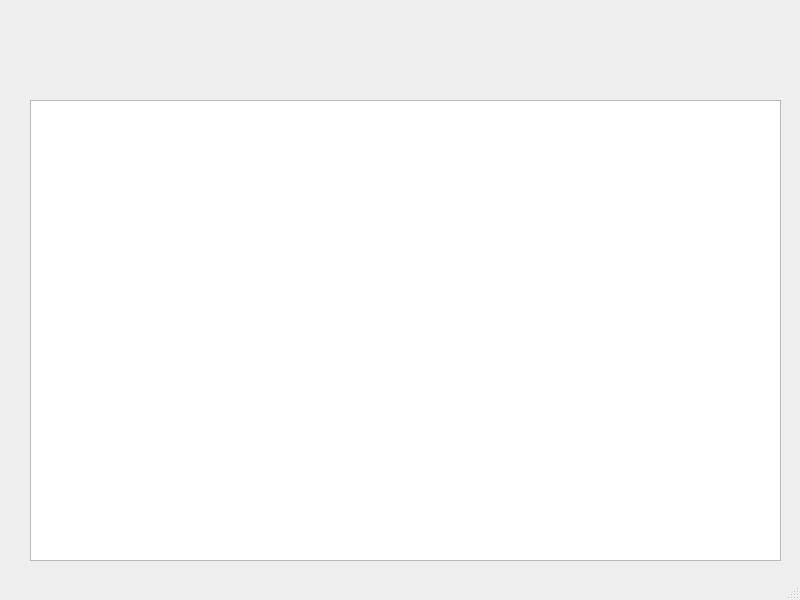
<?xml version="1.0" encoding="UTF-8"?>
<ui version="4.0">
 <class>MainWindow</class>
 <widget class="QMainWindow" name="MainWindow">
  <property name="geometry">
   <rect>
    <x>0</x>
    <y>0</y>
    <width>800</width>
    <height>600</height>
   </rect>
  </property>
  <property name="windowTitle">
   <string>MainWindow</string>
  </property>
  <widget class="QWidget" name="centralwidget">
   <widget class="QStackedWidget" name="stackedWidget">
    <property name="geometry">
     <rect>
      <x>30</x>
      <y>60</y>
      <width>751</width>
      <height>501</height>
     </rect>
    </property>
    <widget class="QWidget" name="selected_parts_page">
     <widget class="QTableView" name="selected_parts_tableview">
      <property name="geometry">
       <rect>
        <x>0</x>
        <y>40</y>
        <width>751</width>
        <height>461</height>
       </rect>
      </property>
      <property name="selectionMode">
       <enum>QAbstractItemView::SingleSelection</enum>
      </property>
      <property name="selectionBehavior">
       <enum>QAbstractItemView::SelectRows</enum>
      </property>
     </widget>
    </widget>
    <widget class="QWidget" name="add_part_page">
     <widget class="QTableView" name="part_tableview">
      <property name="geometry">
       <rect>
        <x>30</x>
        <y>70</y>
        <width>691</width>
        <height>341</height>
       </rect>
      </property>
      <property name="selectionMode">
       <enum>QAbstractItemView::SingleSelection</enum>
      </property>
      <property name="selectionBehavior">
       <enum>QAbstractItemView::SelectRows</enum>
      </property>
     </widget>
     <widget class="QPushButton" name="accept_pushbutton">
      <property name="geometry">
       <rect>
        <x>30</x>
        <y>20</y>
        <width>80</width>
        <height>25</height>
       </rect>
      </property>
      <property name="text">
       <string>Akceptuj</string>
      </property>
     </widget>
     <widget class="QPushButton" name="back_pushbutton">
      <property name="geometry">
       <rect>
        <x>120</x>
        <y>20</y>
        <width>80</width>
        <height>25</height>
       </rect>
      </property>
      <property name="text">
       <string>Wstecz</string>
      </property>
     </widget>
    </widget>
   </widget>
  </widget>
  <widget class="QMenuBar" name="menubar">
   <property name="geometry">
    <rect>
     <x>0</x>
     <y>0</y>
     <width>800</width>
     <height>25</height>
    </rect>
   </property>
  </widget>
  <widget class="QStatusBar" name="statusbar"/>
 </widget>
 <resources/>
 <connections/>
</ui>
